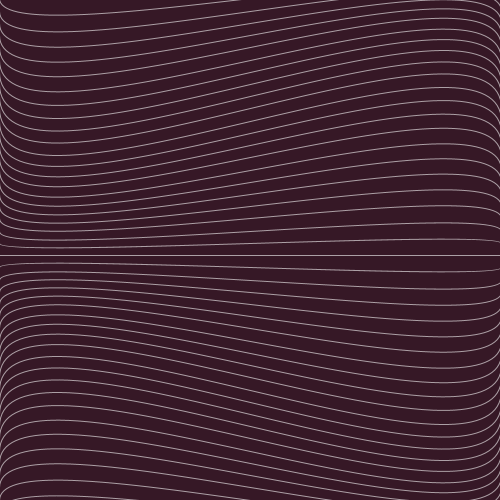
Frame 1 (no input)
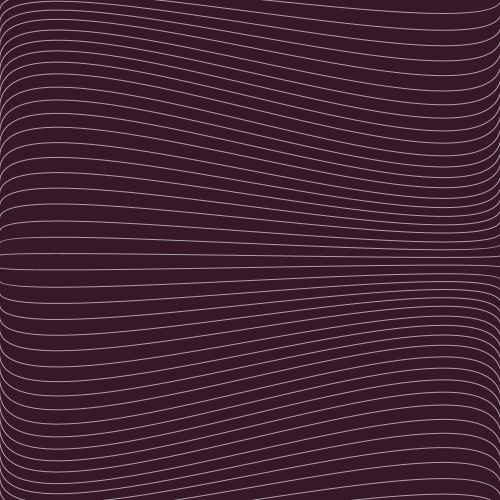
Frame 60 (the mouse pressed at the canvas centre just before this capture)
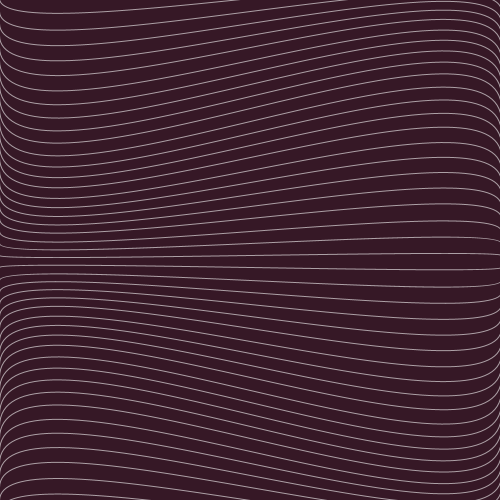
Frame 120 (the mouse held since frame 60 and released just before this capture)

The Processing sketch that drew these frames (run headless with seeded random() and noise(); from frame 60 on, the mouse is pressed at the canvas centre):

// Processing sketch: processing_136783
// ── processing_136783.pde

int num = 50;
int sw = 1;
float[] offSet = new float[num];
float offSetY = -50;
color bg = #361826;
color s = #ffffff;
float theta, th;

void setup() {
  size(500, 500);
  background(bg);
  noFill();
  strokeWeight(sw);

  for (int i=0; i<num; i++) {
    offSet[i]=th;
    th += (TWO_PI/num);
  }
}

void draw() {
  translate(0, offSetY);
  background(bg);
  stroke(s, 150);

  for (int i=0; i<num; i++) {
    float y = ((height-offSetY)/(num-(num/9)))*i; // trying to get the lines starting off-screen
    float vari = map(sin(theta+offSet[i]), -1, 1, -120, 120);
    bezier(-sw, y, 0, y+vari, width, y-vari, width+sw, y);
  }
  theta += 0.0523;
}
